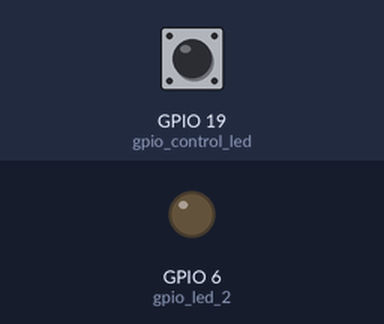
This program was run on a simulated Raspberry Pi (BCM pin numbers). On the bench: output pins drawn as LEDs (lit = HIGH). Dashed ring = blinking. Inputs (shaded band) come from the test bench; at power-on: GPIO 19 (gpio_control_led) LOW.

Above: at 1.2 s.
1.3 s: GPIO 19 (gpio_control_led) pulsed HIGH 5 times (0.12 s each, 0.3 s apart)
At 1.57 s:
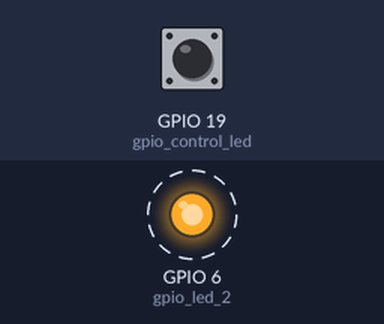
At 3.4 s:
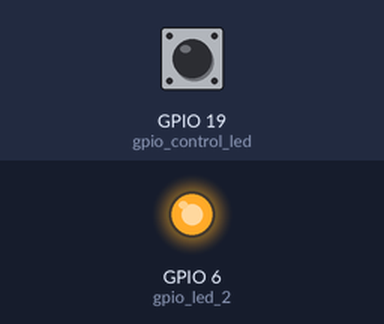
Timing chart, 0 to 4.9 s (numbered marks = the images above; inputs shaded):
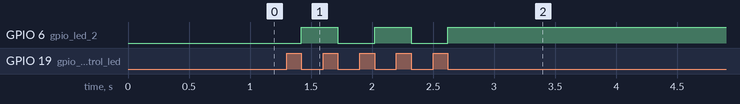

Measured:
- after the input at 1.3 s, GPIO 6 (gpio_led_2): alternates HIGH for 0.30 s and LOW for 0.30 s, 5 changes in all, then stays HIGH, starting after 0.12 s

The program:

led.py
```python
# 绿灯开关  按一次，绿灯常亮。再按一次，绿灯熄灭

import RPi.GPIO as GPIO
import time
GPIO.setmode(GPIO.BCM)   #采用BCM编码
GPIO.setwarnings(False)

# gpio_led_1=5
gpio_led_2=6

gpio_control_led=19

GPIO.setup(gpio_led_2,GPIO.OUT)   #指定使用4号编口

GPIO.setup(gpio_control_led,GPIO.IN)

# statu_1=0
flag=0
while(True):
    ff=1-flag
    while(GPIO.input(gpio_control_led)==1):
        flag=ff

    # if(statu_2!=statu_1):
    #     statu_1=statu_2
    #     flag=1-flag

    # print(statu_2)
    GPIO.output(gpio_led_2,flag)
    # time.sleep(1)

    # time.sleep(1)
    # GPIO.output(gpio_led_2,GPIO.LOW)
    # time.sleep(1)

GPIO.cleanup()
```
